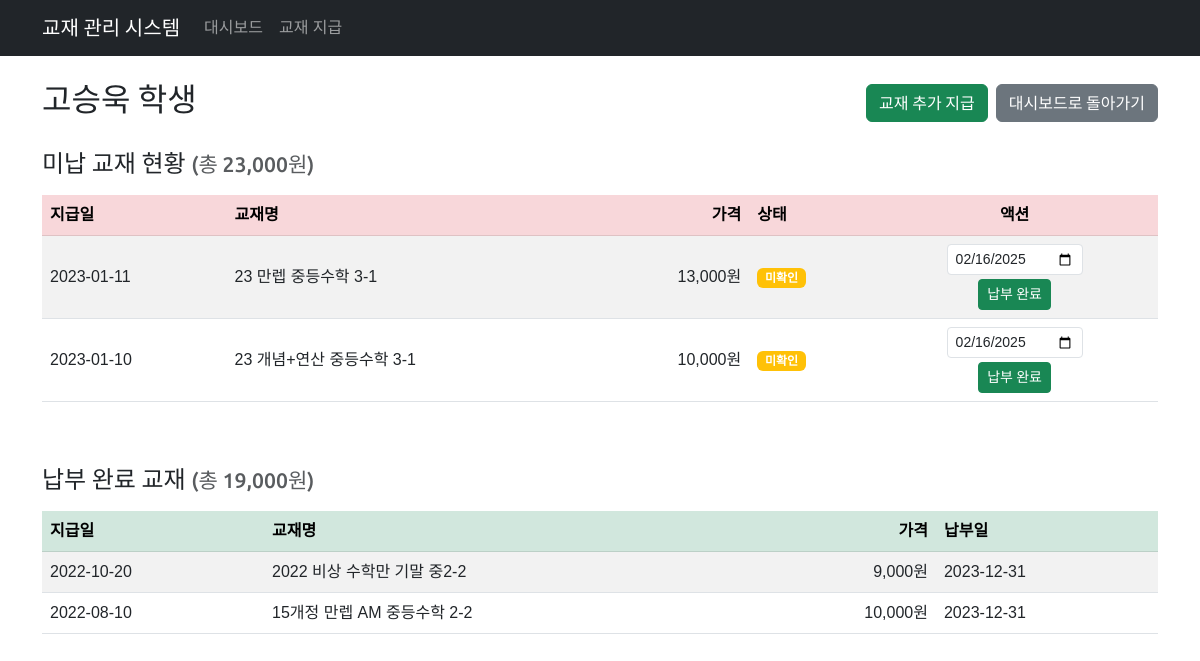
Page /textbook/student/145/ on the committed database.
### textbook/models.py (models this page shows, shortened)
class Student(models.Model):
    name = models.CharField(max_length=255, unique=True, verbose_name='학생')
    class Meta:
        db_table = 'student'
        ordering = ['name']
        verbose_name = '학생'
        verbose_name_plural = '학생'

class Book(models.Model):
    input_date = models.DateField(verbose_name='지급일')
    book_name = models.CharField(max_length=255, verbose_name='교재')
    price = models.IntegerField(verbose_name='가격')
    checking = models.BooleanField(default=False, verbose_name='상태')
    student = models.ForeignKey(Student, on_delete=models.CASCADE, related_name='books', verbose_name='학생')
    payment_date = models.DateField(null=True, blank=True, verbose_name='수납일')
    class Meta:
        db_table = 'book'
        ordering = ['-input_date']
        verbose_name = '교재'
        verbose_name_plural = '교재'

### textbook/views.py (the view)
# urls.py: path('student/<int:student_id>/', views.student_detail, name='student_detail'),
def student_detail(request, student_id):
    student = get_object_or_404(Student, id=student_id)
    unpaid_books = student.books.filter(payment_date__isnull=True)
    paid_books = student.books.filter(payment_date__isnull=False)
    total_unpaid = unpaid_books.aggregate(total=Sum('price'))['total'] or 0
    total_paid = paid_books.aggregate(total=Sum('price'))['total'] or 0
    context = {
        'student': student,
        'unpaid_books': unpaid_books,
        'paid_books': paid_books,
        'total_unpaid': total_unpaid,
        'total_paid': total_paid,
        'today' : date.today(),
    }
    return render(request, 'textbook/student_detail.html', context)

### textbook/templates/textbook/student_detail.html (shortened to what this page needs)
{% extends 'textbook/base.html' %}
{% load humanize %}
{% block content %}
<div class="row">
    <div class="col-12">
        <div class="d-flex justify-content-between align-items-center mb-4">
            <h2>{{ student.name }} 학생</h2>
            <div class="d-flex gap-2">
                <a href="{% url 'textbook:issue_book' %}?student_id={{ student.id }}" class="btn btn-success">교재 추가 지급</a>
                <a href="{% url 'textbook:dashboard' %}" class="btn btn-secondary">
                    대시보드로 돌아가기
                </a>
            </div>
        </div>
        <h4 class="mb-3">미납 교재 현황 <small class="text-muted">(총 {{ total_unpaid|intcomma }}원)</small></h4>
        <div class="table-responsive mb-5">
            <table class="table table-striped table-hover align-middle">
                <thead class="table-danger">
                    <tr>
                        <th>지급일</th>
                        <th>교재명</th>
                        <th class="text-end">가격</th>
                        <th>상태</th>
                        <th class="text-center">액션</th>
                    </tr>
                </thead>
                <tbody>
                    {% for book in unpaid_books %}
                    <tr>
                        <td>{{ book.input_date|date:"Y-m-d" }}</td>
                        <td>{{ book.book_name }}</td>
                        <td class="text-end">{{ book.price|intcomma }}원</td>
                        <td>
                            {% if book.checking %}
                            <span class="badge bg-success">확인</span>
                            {% else %}
                            <span class="badge bg-warning">미확인</span>
                            {% endif %}
                        </td>
                        <td class="text-center">
                            <form action="{% url 'textbook:mark_as_paid' book.id %}" method="post" class="d-inline-block" onsubmit="return validateDate(this);">
                                <input type="date" name="payment_date" value="{{ today|date:'Y-m-d' }}" class="form-control form-control-sm" id="paymentDate_{{book.id}}">
                                <button type="submit" class="btn btn-success btn-sm mt-1">납부 완료</button>
                            </form>
                        </td>
                    </tr>
                    {% empty %}
                    <tr>
                        <td colspan="5" class="text-center">미납된 교재가 없습니다.</td>
                    </tr>
                    {% endfor %}
                </tbody>
            </table>
        </div>
        <h4 class="mb-3">납부 완료 교재 <small class="text-muted">(총 {{ total_paid|intcomma }}원)</small></h4>
        <div class="table-responsive">
            <table class="table table-striped table-hover align-middle">
                <thead class="table-success">
                    <tr>
                        <th>지급일</th>
                        <th>교재명</th>
                        <th class="text-end">가격</th>
                        <th>납부일</th>
                    </tr>
                </thead>
                <tbody>
                    {% for book in paid_books %}
                    <tr>
                        <td>{{ book.input_date|date:"Y-m-d" }}</td>
                        <td>{{ book.book_name }}</td>
                        <td class="text-end">{{ book.price|intcomma }}원</td>
                        <td>{{ book.payment_date|date:"Y-m-d" }}</td>
                    </tr>
                    {% empty %}
                    <tr>
                        <td colspan="4" class="text-center">납부 완료된 교재가 없습니다.</td>
                    </tr>
                    {% endfor %}
                </tbody>
            </table>
        </div>
    </div>
</div>
{% endblock %}

### textbook/templates/textbook/base.html (style rules this page uses)
body { font-family: 'Noto Sans KR', sans-serif; }
h1, h2, h3, h4, h5, h6, .navbar-brand, .btn, .pagination { font-family: 'Ubuntu', 'Noto Sans KR', sans-serif; }

### rows in the picture
Student: name "고승욱"
Book: input_date "2023-01-11", book_name "23 만렙 중등수학 3-1", price "13,000", checking "미확인", payment_date "02/16/2025"
Book: input_date "2023-01-10", book_name "23 개념+연산 중등수학 3-1", price "10,000", checking "미확인", payment_date "02/16/2025"
Book: input_date "2022-10-20", book_name "2022 비상 수학만 기말 중2-2", price "9,000", payment_date "2023-12-31"
Book: input_date "2022-08-10", book_name "15개정 만렙 AM 중등수학 2-2", price "10,000", payment_date "2023-12-31"

### other values in the picture
{{ total_unpaid|intcomma }} "23,000"
{{ total_paid|intcomma }} "19,000"
